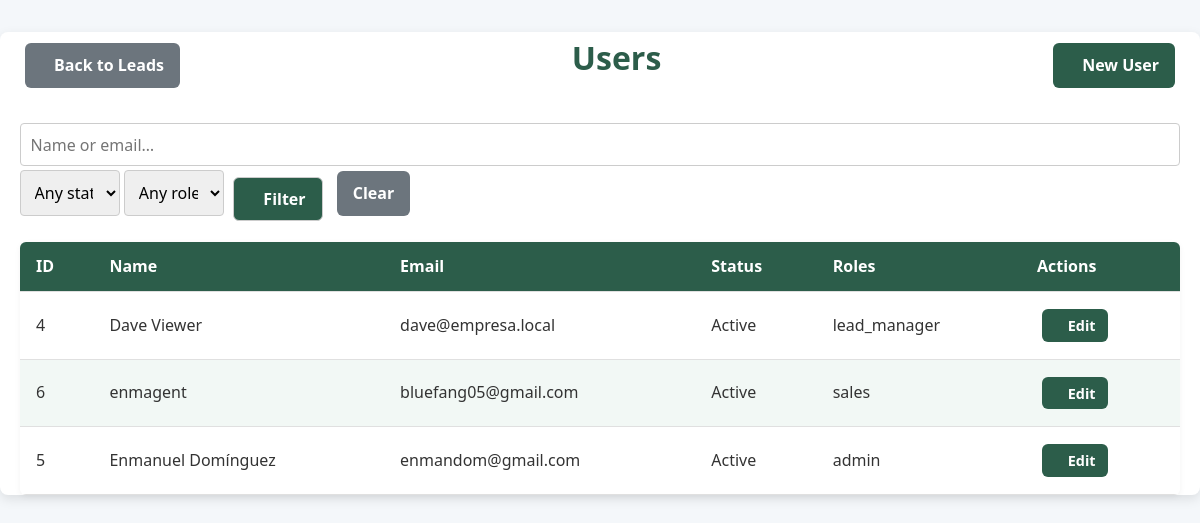
Before: /admin/users.php (signed in) with the older database file.
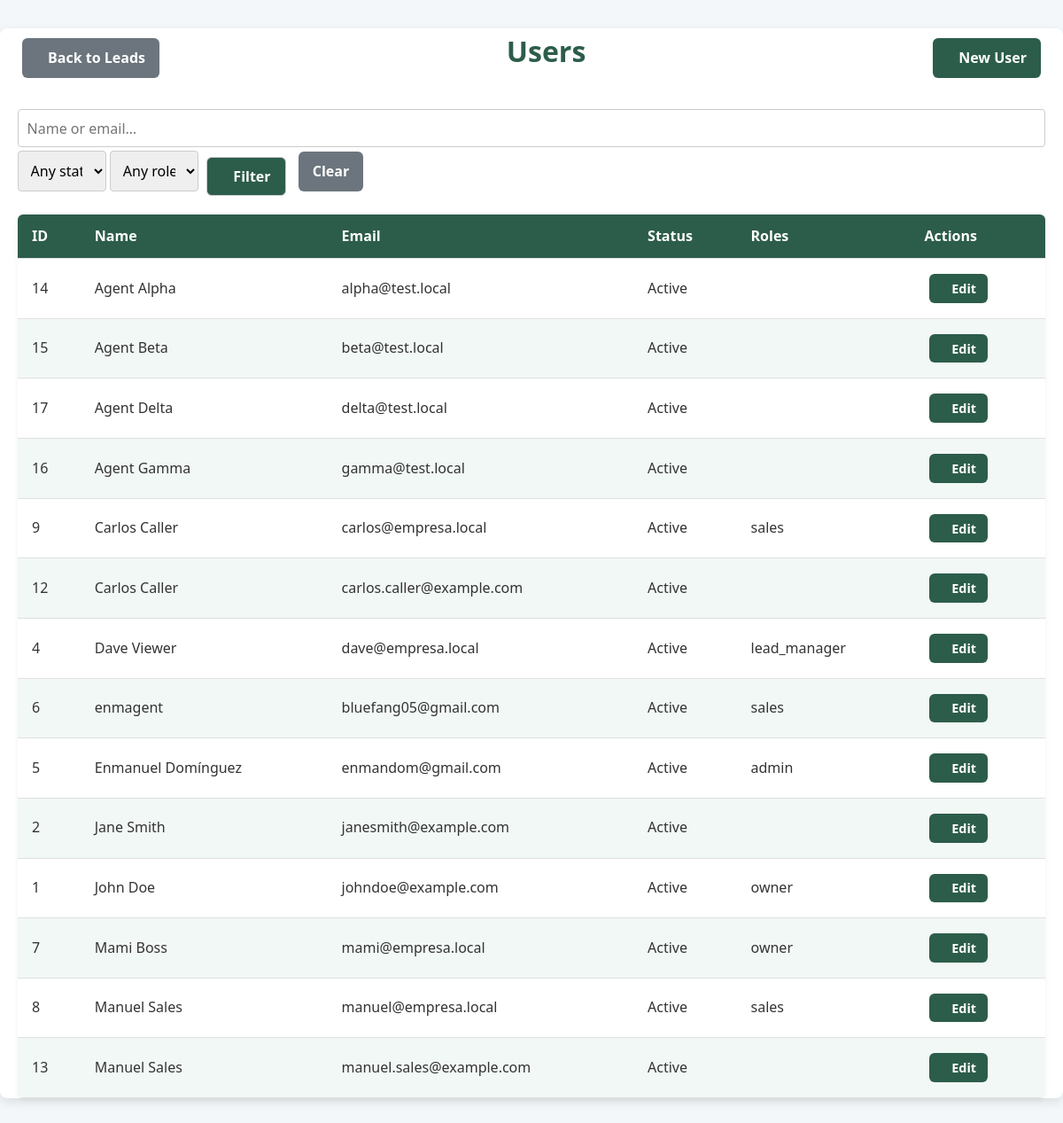
After: the same page with the newer database file.
### tables this page shows
CREATE TABLE `users` (
  `id` int(11) NOT NULL,
  `name` varchar(100) NOT NULL,
  `email` varchar(100) NOT NULL,
  `password_hash` varchar(255) NOT NULL,
  `status` enum('active','inactive') NOT NULL DEFAULT 'active',
  `created_at` datetime NOT NULL DEFAULT current_timestamp(),
  `updated_at` datetime NOT NULL DEFAULT current_timestamp() ON UPDATE current_timestamp()
);

### admin/users.php (the view, shortened to what this page needs)
<?php
$pdo = getPDO();
$where   = [];
$params  = [];
$whereSql = $where ? 'WHERE '.implode(' AND ', $where) : '';
$sql = "
    SELECT u.id, u.name, u.email, u.status, GROUP_CONCAT(r.name SEPARATOR ', ') AS roles
    FROM users u
    LEFT JOIN user_roles ur ON u.id = ur.user_id
    LEFT JOIN roles r ON ur.role_id = r.id
    $whereSql
    GROUP BY u.id
    ORDER BY u.name
";
$stmt = $pdo->prepare($sql);
$stmt->execute($params);
$users = $stmt->fetchAll(PDO::FETCH_ASSOC);
?>
<!DOCTYPE html>
<html lang="en">
<head>
  <link rel="stylesheet" href="../assets/css/app.css">
</head>
<body>
  <div class="container">
    <div class="header-actions">
      <a href="../leads/list.php" class="btn btn-secondary">
        <i class="fas fa-arrow-left"></i> Back to Leads
      </a>
      <h1>Users</h1>
      <a href="user_create.php" class="btn">
        <i class="fas fa-user-plus"></i> New User
      </a>
    </div>
    <form method="get" class="filters-form">
      <input
        type="text"
        name="search"
        placeholder="Name or email…"
        value="<?= htmlspecialchars($_GET['search'] ?? '') ?>"
      >
      <select name="status">
        <option value="">Any status</option>
      </select>
      <select name="role">
        <option value="">Any role</option>
      </select>
      <button type="submit" class="btn">
        <i class="fas fa-filter"></i> Filter
      </button>
      <a href="users.php" class="btn btn-secondary">Clear</a>
    </form>
    <table class="table">
      <thead>
        <tr>
          <th>ID</th>
          <th>Name</th>
          <th>Email</th>
          <th>Status</th>
          <th>Roles</th>
          <th>Actions</th>
        </tr>
      </thead>
      <tbody>
        <?php if (empty($users)): ?>
          <tr>
            <td colspan="6" style="text-align:center;">No users found.</td>
          </tr>
        <?php else: foreach ($users as $u): ?>
          <tr>
            <td><?= $u['id'] ?></td>
            <td><?= htmlspecialchars($u['name']) ?></td>
            <td><?= htmlspecialchars($u['email']) ?></td>
            <td><?= ucfirst(htmlspecialchars($u['status'])) ?></td>
            <td><?= htmlspecialchars($u['roles']) ?></td>
            <td>
              <a href="user_edit.php?id=<?= $u['id'] ?>" class="btn btn-sm">
                <i class="fas fa-edit"></i> Edit
              </a>
            </td>
          </tr>
        <?php endforeach; endif; ?>
      </tbody>
    </table>
  </div>
</body>
</html>

### assets/css/app.css (style rules this page uses)
*, *:before, *:after { box-sizing: border-box; margin: 0; padding: 0; }
body { font-family: 'Segoe UI', Tahoma, Geneva, Verdana, sans-serif; background-color: #f4f7fa; color: #333; line-height: 1.6; font-size: 1rem; }
a { text-decoration: none; color: inherit; }
button, input, select, textarea { font-family: inherit; font-size: inherit; padding: 0.5rem; border: 1px solid #ccc; border-radius: 4px; outline: none; transition: border-color 0.3s ease; }
.container { max-width: 1200px; margin: 0 auto; padding: 2rem; background-color: #ffffff; border-radius: 8px; box-shadow: 0 4px 12px rgba(0, 0, 0, 0.1); }
h1, h2, h3, h4, h5, h6 { font-weight: bold; margin-bottom: 1rem; color: #2c5d4a; }
h1 { font-size: 2rem; }
.btn { margin: 5px; display: inline-flex; align-items: center; gap: 0.5rem; padding: 0.6rem 1rem; background-color: #2c5d4a; color: white; text-decoration: none; border-radius: 6px; font-weight: bold; cursor: pointer; transition: background-color 0.3s ease; }
.btn-sm { padding: 0.3rem 0.8rem; font-size: 0.9rem; }
.btn-secondary { background-color: #6c757d; }
.header-actions { display: flex; justify-content: space-between; align-items: center; margin-bottom: 1.5rem; }
input[type="text"], input[type="email"], input[type="password"], input[type="tel"], select, textarea { width: 100%; padding: 0.6rem; border: 1px solid #ccc; border-radius: 4px; transition: border-color 0.3s ease; }
.table { width: 100%; border-collapse: collapse; margin-bottom: 1.5rem; background-color: #fff; border-radius: 6px; overflow: hidden; box-shadow: 0 2px 6px rgba(0, 0, 0, 0.05); }
.table th, .table td { padding: 12px 16px; border-bottom: 1px solid #e0e0e0; }
.table th { background-color: #2c5d4a; color: #fff; font-weight: 600; text-align: left; }
.table tr:nth-child(even) { background-color: #f2f8f5; }
.table thead { position: sticky; top: 0; background-color: #2c5d4a; color: white; z-index: 1; }
select { width: 100px; }
.container { max-width: 1200px; margin: 2em auto; padding: 0 20px; }
table { width: 100%; border-collapse: collapse; margin-top: 1em; }
th, td { padding: 0.75em; text-align: left; vertical-align: middle; border-bottom: 1px solid #ddd; }
th { background-color: #ecf0f1; }

Changed rows visible on the page:
added users: id "14", name "Agent Alpha", email "alpha@test.local", status "Active"
added users: id "15", name "Agent Beta", email "beta@test.local", status "Active"
added users: id "17", name "Agent Delta", email "delta@test.local", status "Active"
added users: id "16", name "Agent Gamma", email "gamma@test.local", status "Active"
added users: id "9", name "Carlos Caller", email "carlos@empresa.local", status "Active", roles "sales"
added users: id "12", name "Carlos Caller", email "carlos.caller@example.com", status "Active"
added users: id "2", name "Jane Smith", email "janesmith@example.com", status "Active"
added users: id "1", name "John Doe", email "johndoe@example.com", status "Active", roles "owner"
added users: id "7", name "Mami Boss", email "mami@empresa.local", status "Active", roles "owner"
added users: id "8", name "Manuel Sales", email "manuel@empresa.local", status "Active", roles "sales"
added users: id "13", name "Manuel Sales", email "manuel.sales@example.com", status "Active"
